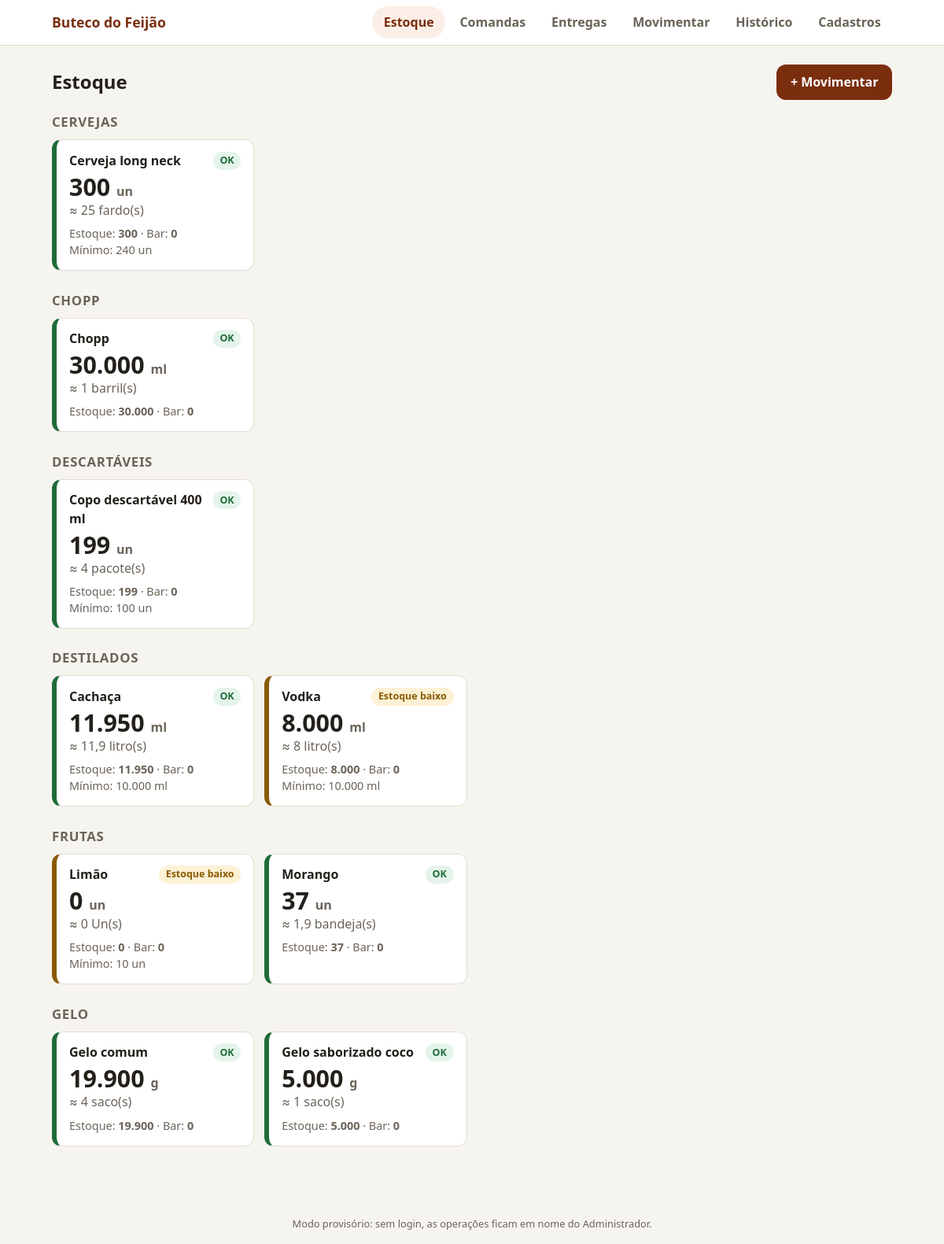
The page / on the database its author committed.
### tables this page shows
CREATE TABLE insumo (
    id              INTEGER PRIMARY KEY,
    nome            TEXT NOT NULL UNIQUE,
    categoria_id    INTEGER REFERENCES categoria (id),
    unidade_consumo TEXT NOT NULL CHECK (unidade_consumo IN ('ml', 'g', 'un')),
    unidade_compra  TEXT NOT NULL,       -- 'caixa', 'fardo', 'saco', 'litro', 'kg', 'un'...
    -- quantas unidades de consumo cabem em 1 unidade de compra
    -- (ex.: fardo de 12 garrafas -> 12 | saco de gelo de 5 kg -> 5000)
    fator_compra    REAL NOT NULL DEFAULT 1 CHECK (fator_compra > 0),
    -- mínimo individual; se NULL vale o padrão da categoria
    estoque_minimo  REAL CHECK (estoque_minimo IS NULL OR estoque_minimo >= 0),
    ativo           INTEGER NOT NULL DEFAULT 1 CHECK (ativo IN (0, 1))
);

CREATE TABLE setor (
    id   INTEGER PRIMARY KEY,
    nome TEXT NOT NULL UNIQUE            -- 'Estoque' e 'Bar'
);

CREATE TABLE saldo_estoque (
    insumo_id  INTEGER NOT NULL REFERENCES insumo (id),
    setor_id   INTEGER NOT NULL REFERENCES setor (id),
    quantidade REAL NOT NULL DEFAULT 0,
    PRIMARY KEY (insumo_id, setor_id)
);

### app.py (the view)
@app.route("/")
def estoque():
    c = con()
    setores = [r["nome"] for r in c.execute("SELECT nome FROM setor ORDER BY id")]
    saldos = {(r["insumo_id"], r["setor"]): r["quantidade"] for r in c.execute(
        """SELECT s.insumo_id, st.nome AS setor, s.quantidade
           FROM saldo_estoque s JOIN setor st ON st.id = s.setor_id""")}
    resumo = c.execute(
        """SELECT i.id, i.nome, COALESCE(cat.nome, 'Sem categoria') AS categoria,
                  i.unidade_consumo, i.unidade_compra, i.fator_compra,
                  v.saldo_total, v.minimo_efetivo
           FROM insumo i
           JOIN v_saldo_total v ON v.insumo_id = i.id
           LEFT JOIN categoria cat ON cat.id = i.categoria_id
           ORDER BY categoria, i.nome""").fetchall()
    grupos = {}
    for r in resumo:
        por_setor = [(s, saldos.get((r["id"], s), 0.0)) for s in setores]
        minimo = r["minimo_efetivo"]
        if any(v < 0 for _, v in por_setor):
            status, texto = "negativo", "Negativo"
        elif minimo is not None and 0 <= r["saldo_total"] <= minimo:
            status, texto = "baixo", "Estoque baixo"
        else:
            status, texto = "ok", "OK"
        grupos.setdefault(r["categoria"], []).append({
            "nome": r["nome"],
            "unidade": r["unidade_consumo"],
            "total": r["saldo_total"],
            "em_compra": r["saldo_total"] / r["fator_compra"],
            "unidade_compra": r["unidade_compra"],
            "por_setor": por_setor,
            "minimo": minimo,
            "status": status,
            "status_texto": texto,
        })
    return render_template("estoque.html", grupos=grupos, alertas=regras.alertas_pendentes(c))

### app.py (called while the page is built)
def con():
    if "con" not in g:
        g.con = bd.conectar()
    return g.con

@app.teardown_appcontext
def fechar_conexao(_erro):
    c = g.pop("con", None)
    if c is not None:
        c.close()

@app.template_filter("br")
def br(valor, casas=2):
    if valor is None:
        return "–"
    texto = f"{valor:,.{casas}f}".replace(",", "X").replace(".", ",").replace("X", ".")
    if "," in texto:
        texto = texto.rstrip("0").rstrip(",")
    return texto

### bd.py (called while the page is built, shortened)
def aplicar_migracoes(con):
    atual = con.execute("PRAGMA user_version").fetchone()[0]
    for arquivo in sorted(PASTA_MIGRACOES.glob("[0-9][0-9][0-9]_*.sql")):
        numero = int(arquivo.name[:3])
        if numero <= atual:
            continue

def conectar():
    if not ARQUIVO_BANCO.exists():
        criar_banco()
    con = sqlite3.connect(ARQUIVO_BANCO)
    con.row_factory = sqlite3.Row            # permite usar linha["nome"] em vez de linha[0]
    aplicar_migracoes(con)                   # atualiza bancos antigos (não faz nada se já estiver em dia)
    con.execute("PRAGMA foreign_keys = ON")  # tem que ser ligado a cada conexão
    return con

### regras.py (called while the page is built)
def alertas_pendentes(con):
    return con.execute(
        """SELECT a.id, i.nome AS insumo, a.tipo, a.saldo_no_momento, i.unidade_consumo AS unidade, a.criado_em
           FROM alerta a JOIN insumo i ON i.id = a.insumo_id
           WHERE a.lido_em IS NULL
           ORDER BY a.id"""
    ).fetchall()

### templates/estoque.html (shortened to what this page needs)
{% extends "base.html" %}
{% block conteudo %}
<div class="titulo-linha">
  <h1>Estoque</h1>
  <a class="botao" href="{{ url_for('movimentar') }}">+ Movimentar</a>
</div>
{% for categoria, itens in grupos.items() %}
<section class="grupo">
  <h2>{{ categoria }}</h2>
  <div class="cards">
    {% for i in itens %}
    <article class="card card-{{ i.status }}">
      <div class="card-topo">
        <h3>{{ i.nome }}</h3>
        <span class="selo selo-{{ i.status }}">{{ i.status_texto }}</span>
      </div>
      <p class="saldo">{{ i.total|br(0) }} <span class="un">{{ i.unidade }}</span></p>
      <p class="equiv">≈ {{ i.em_compra|br(1) }} {{ i.unidade_compra }}(s)</p>
      <p class="detalhe">
        {% for setor, valor in i.por_setor %}{{ setor }}: <strong>{{ valor|br(0) }}</strong>{% if not loop.last %} · {% endif %}{% endfor %}
        {% if i.minimo is not none %}<br>Mínimo: {{ i.minimo|br(0) }} {{ i.unidade }}{% endif %}
      </p>
    </article>
    {% endfor %}
  </div>
</section>
{% endfor %}
{% endblock %}

### templates/base.html (shortened to what this page needs)
<!doctype html>
<html lang="pt-BR">
<head>
  <link rel="stylesheet" href="{{ url_for('static', filename='style.css') }}">
</head>
<body>
  <header class="topo">
    <div class="topo-in">
      <a class="marca" href="{{ url_for('estoque') }}">Buteco do Feijão</a>
      <nav>
        <a href="{{ url_for('estoque') }}"    class="{{ 'ativo' if request.endpoint == 'estoque' }}">Estoque</a>
        <a href="{{ url_for('comandas') }}"   class="{{ 'ativo' if request.endpoint in ('comandas', 'comanda') }}">Comandas</a>
        <a href="{{ url_for('entregas') }}"   class="{{ 'ativo' if request.endpoint == 'entregas' }}">Entregas</a>
        <a href="{{ url_for('movimentar') }}" class="{{ 'ativo' if request.endpoint == 'movimentar' }}">Movimentar</a>
        <a href="{{ url_for('historico') }}"  class="{{ 'ativo' if request.endpoint == 'historico' }}">Histórico</a>
        <a href="{{ url_for('cadastros_inicio') }}" class="{{ 'ativo' if request.endpoint and request.endpoint.startswith('cadastro') }}">Cadastros</a>
      </nav>
    </div>
  </header>
  <main class="conteudo">
    {% block conteudo %}{% endblock %}
  </main>
  <footer class="rodape">Modo provisório: sem login, as operações ficam em nome do Administrador.</footer>
</body>
</html>

### static/style.css (style rules this page uses)
:root { --bg: #f6f4ef; --surface: #ffffff; --texto: #231f1a; --suave: #6b6359; --borda: #e3ddd2; --marca: #7a2e0e; --marca-fundo: #fbeee6; --ok: #1f6b3a; --ok-fundo: #e5f4ea; --aviso: #8a5a00; --aviso-fundo: #fdf1d6; --erro: #a3261c; --erro-fundo: #fbe5e2; --raio: 12px; }
* { box-sizing: border-box; }
body { margin: 0; background: var(--bg); color: var(--texto); font: 16px/1.45 system-ui, -apple-system, "Segoe UI", Roboto, sans-serif; }
h1 { font-size: 1.5rem; margin: 0; }
h2 { font-size: 1.05rem; margin: 0 0 .6rem; color: var(--suave); text-transform: uppercase; letter-spacing: .04em; }
h3 { font-size: 1rem; margin: 0; }
a { color: inherit; }
.topo { background: var(--surface); border-bottom: 1px solid var(--borda); position: sticky; top: 0; z-index: 5; }
.topo-in { max-width: 1100px; margin: 0 auto; padding: .5rem 1rem; display: flex; gap: 1rem; align-items: center; justify-content: space-between; flex-wrap: wrap; }
.marca { font-weight: 800; text-decoration: none; color: var(--marca); font-size: 1.1rem; }
nav { display: flex; gap: .25rem; }
nav a { text-decoration: none; padding: .55rem .9rem; border-radius: 999px; font-weight: 600; color: var(--suave); }
nav a.ativo { background: var(--marca-fundo); color: var(--marca); }
.conteudo { max-width: 1100px; margin: 0 auto; padding: 1rem 1rem 3rem; }
.titulo-linha { display: flex; justify-content: space-between; align-items: center; gap: 1rem; margin: .5rem 0 1rem; flex-wrap: wrap; }
.botao { display: inline-block; background: var(--marca); color: #fff; border: 0; border-radius: var(--raio); padding: .7rem 1.1rem; font: inherit; font-weight: 700; text-decoration: none; cursor: pointer; min-height: 44px; }
.grupo { margin-bottom: 1.6rem; }
.cards { display: grid; gap: .8rem; grid-template-columns: repeat(auto-fill, minmax(250px, 1fr)); }
.card { background: var(--surface); border: 1px solid var(--borda); border-radius: var(--raio); padding: .9rem 1rem; border-left-width: 6px; }
.card-ok { border-left-color: var(--ok); }
.card-baixo { border-left-color: var(--aviso); }
.card-topo { display: flex; justify-content: space-between; gap: .5rem; align-items: flex-start; }
.saldo { font-size: 1.9rem; font-weight: 800; margin: .3rem 0 0; line-height: 1.1; }
.un { font-size: 1rem; font-weight: 600; color: var(--suave); }
.equiv { margin: .1rem 0 .5rem; color: var(--suave); }
.detalhe { margin: 0; font-size: .9rem; color: var(--suave); }
.selo { font-size: .78rem; font-weight: 700; padding: .15rem .55rem; border-radius: 999px; white-space: nowrap; }
.selo-ok { background: var(--ok-fundo); color: var(--ok); }
.selo-baixo { background: var(--aviso-fundo); color: var(--aviso); }
.rodape { text-align: center; font-size: .8rem; color: var(--suave); padding: 1rem; }

### rows shown on the page
insumo: nome "Cerveja long neck", status_texto "OK", total|br "300", unidade "un", em_compra|br "25", unidade_compra "fardo", minimo|br "240"
setor: por_setor "Estoque" "Estoque" "Estoque" "Estoque" "Estoque" "Estoque" "Estoque" "Estoque" "Estoque"
saldo_estoque: por_setor "300"
setor: nome "Bar", valor "0"
insumo: nome "Chopp", status_texto "OK", total|br "30.000", unidade "ml", em_compra|br "1", unidade_compra "barril"
saldo_estoque: por_setor "30.000"
insumo: nome "Copo descartável 400 ml", status_texto "OK", total|br "199", unidade "un", em_compra|br "4", unidade_compra "pacote", minimo|br "100"
saldo_estoque: por_setor "199"
insumo: nome "Cachaça", status_texto "OK", total|br "11.950", unidade "ml", em_compra|br "11,9", unidade_compra "litro", minimo|br "10.000"
saldo_estoque: por_setor "11.950"
insumo: nome "Vodka", status_texto "Estoque baixo", total|br "8.000", unidade "ml", em_compra|br "8", unidade_compra "litro", minimo|br "10.000"
saldo_estoque: por_setor "8.000"
insumo: nome "Limão", status_texto "Estoque baixo", total|br "0", unidade "un", em_compra|br "0", unidade_compra "Un", minimo|br "10"
saldo_estoque: por_setor "0"
insumo: nome "Morango", status_texto "OK", total|br "37", unidade "un", em_compra|br "1,9", unidade_compra "bandeja"
saldo_estoque: por_setor "37"
insumo: nome "Gelo comum", status_texto "OK", total|br "19.900", unidade "g", em_compra|br "4", unidade_compra "saco"
saldo_estoque: por_setor "19.900"
insumo: nome "Gelo saborizado coco", status_texto "OK", total|br "5.000", unidade "g", em_compra|br "1", unidade_compra "saco"
saldo_estoque: por_setor "5.000"

### other values the page prints
{{ categoria }} "CERVEJAS" "CHOPP" "DESCARTÁVEIS" "DESTILADOS" "FRUTAS" "GELO"
